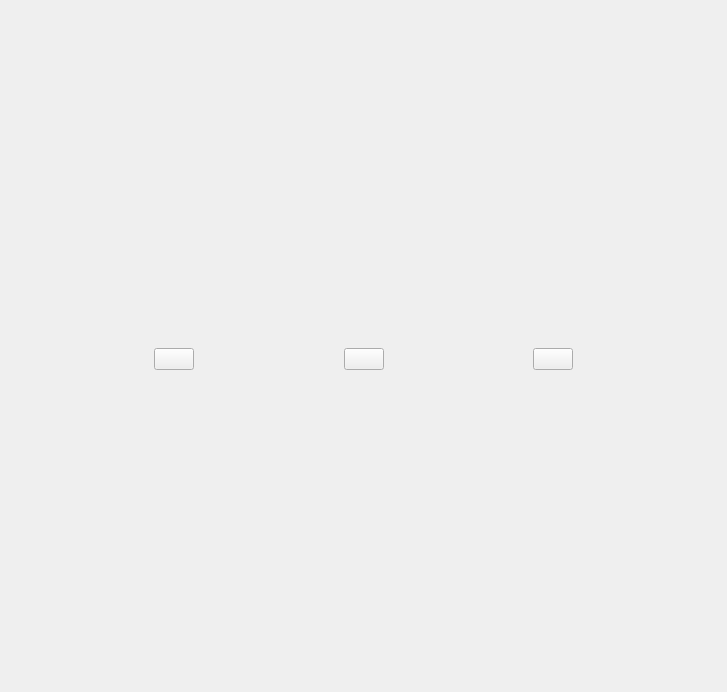
         <widget class="QWidget" name="scrollAreaWidgetContents">
          <property name="geometry">
           <rect>
            <x>0</x>
            <y>0</y>
            <width>727</width>
            <height>692</height>
           </rect>
          </property>
          <layout class="QGridLayout" name="gridLayout_11">
           <item row="0" column="0">
            <layout class="QGridLayout" name="gridLayout_9">
             <item row="2" column="0">
              <layout class="QGridLayout" name="gridLayout">
               <item row="0" column="2">
                <spacer name="horizontalSpacer_18">
                 <property name="orientation">
                  <enum>Qt::Horizontal</enum>
                 </property>
                 <property name="sizeHint" stdset="0">
                  <size>
                   <width>40</width>
                   <height>20</height>
                  </size>
                 </property>
                </spacer>
               </item>
               <item row="0" column="3">
                <widget class="QPushButton" name="pushButton_21">
                 <property name="text">
                  <string/>
                 </property>
                 <property name="icon">
                  <iconset resource="../bitcoin.qrc">
                   <normaloff>:/images/res/images/exchanges/exchanges.png</normaloff>:/images/res/images/exchanges/exchanges.png</iconset>
                 </property>
                 <property name="iconSize">
                  <size>
                   <width>161</width>
                   <height>82</height>
                  </size>
                 </property>
                </widget>
               </item>
               <item row="0" column="0">
                <spacer name="horizontalSpacer">
                 <property name="orientation">
                  <enum>Qt::Horizontal</enum>
                 </property>
                 <property name="sizeHint" stdset="0">
                  <size>
                   <width>40</width>
                   <height>20</height>
                  </size>
                 </property>
                </spacer>
               </item>
               <item row="0" column="4">
                <spacer name="horizontalSpacer_2">
                 <property name="orientation">
                  <enum>Qt::Horizontal</enum>
                 </property>
                 <property name="sizeHint" stdset="0">
                  <size>
                   <width>40</width>
                   <height>20</height>
                  </size>
                 </property>
                </spacer>
               </item>
               <item row="0" column="1">
                <widget class="QPushButton" name="pushButton">
                 <property name="text">
                  <string/>
                 </property>
                 <property name="icon">
                  <iconset resource="../bitcoin.qrc">
                   <normaloff>:/images/res/images/exchanges/CryptsyNetBtcImg.png</normaloff>:/images/res/images/exchanges/CryptsyNetBtcImg.png</iconset>
                 </property>
                 <property name="iconSize">
                  <size>
                   <width>161</width>
                   <height>82</height>
                  </size>
                 </property>
                </widget>
               </item>
               <item row="0" column="5">
                <widget class="QPushButton" name="pushButton_22">
                 <property name="text">
                  <string/>
                 </property>
                 <property name="icon">
                  <iconset resource="../bitcoin.qrc">
                   <normaloff>:/images/res/images/exchanges/marketCap.png</normaloff>:/images/res/images/exchanges/marketCap.png</iconset>
                 </property>
                 <property name="iconSize">
                  <size>
                   <width>161</width>
                   <height>82</height>
                  </size>
                 </property>
                </widget>
               </item>
               <item row="0" column="6">
                <spacer name="horizontalSpacer_19">
                 <property name="orientation">
                  <enum>Qt::Horizontal</enum>
                 </property>
                 <property name="sizeHint" stdset="0">
                  <size>
                   <width>40</width>
                   <height>20</height>
                  </size>
                 </property>
                </spacer>
               </item>
              </layout>
             </item>
             <item row="0" column="0">
              <layout class="QGridLayout" name="gridLayout_8">
               <item row="0" column="0">
                <spacer name="horizontalSpacer_10">
                 <property name="orientation">
                  <enum>Qt::Horizontal</enum>
                 </property>
                 <property name="sizeHint" stdset="0">
                  <size>
                   <width>40</width>
                   <height>20</height>
                  </size>
                 </property>
                </spacer>
               </item>
               <item row="0" column="1">
                <widget class="QLabel" name="label_2">
                 <property name="text">
                  <string>&lt;html&gt;&lt;head/&gt;&lt;body&gt;&lt;p&gt;&lt;img src=&quot;:/images/res/images/headers/exchanges.png&quot;/&gt;&lt;/p&gt;&lt;/body&gt;&lt;/html&gt;</string>
                 </property>
                </widget>
               </item>
               <item row="0" column="2">
                <spacer name="horizontalSpacer_11">
                 <property name="orientation">
                  <enum>Qt::Horizontal</enum>
                 </property>
                 <property name="sizeHint" stdset="0">
                  <size>
                   <width>40</width>
                   <height>20</height>
                  </size>
                 </property>
                </spacer>
               </item>
              </layout>
             </item>
             <item row="1" column="0">
              <spacer name="verticalSpacer_3">
               <property name="orientation">
                <enum>Qt::Vertical</enum>
               </property>
               <property name="sizeHint" stdset="0">
                <size>
                 <width>20</width>
                 <height>40</height>
                </size>
               </property>
              </spacer>
             </item>
             <item row="3" column="0">
              <spacer name="verticalSpacer_4">
               <property name="orientation">
                <enum>Qt::Vertical</enum>
               </property>
               <property name="sizeHint" stdset="0">
                <size>
                 <width>20</width>
                 <height>40</height>
                </size>
               </property>
              </spacer>
             </item>
            </layout>
           </item>
          </layout>
         </widget>
